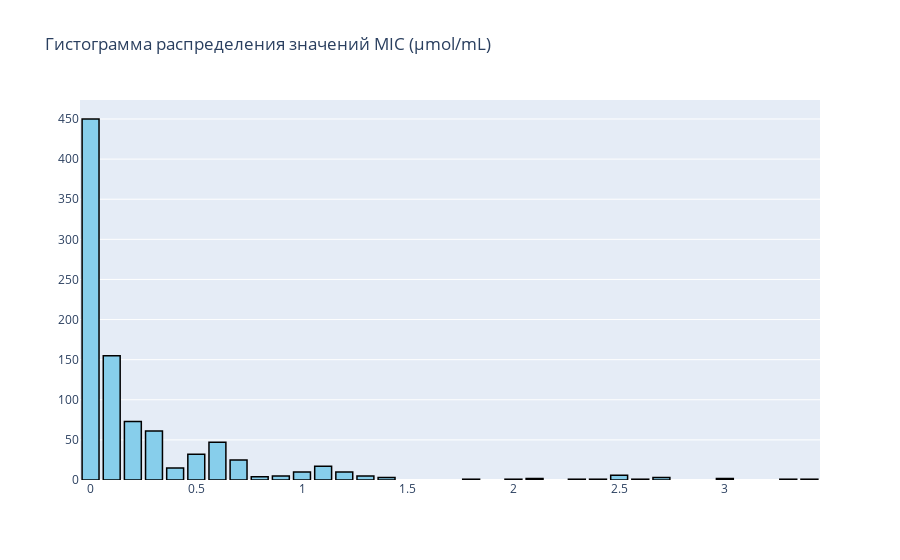

Notebook source saved alongside this figure:
### Code cell
MIC_µmol_mL = "MIC (µmol/mL)"

data = ds_cleaned[MIC_µmol_mL]
hist = go.Histogram(x=data, nbinsx=40, name='Histogram', marker=dict(color='skyblue', line = dict(color='black', width = 1.5)))
layout = go.Layout(bargap=0.2, title='Гистограмма распределения значений MIC (µmol/mL)')
fig = go.Figure(data=[hist], layout=layout)

fig.show()

### Figure 1 — Plotly figure (JSON) as saved in the notebook; plotly's stock layout.template omitted (floating-point values rounded to 4 significant figures; data arrays with more than 128 entries replaced by an {"elided": "..."} marker saying what was removed)
{"data": [{"marker": {"color": "skyblue", "line": {"color": "black", "width": 1.5}}, "name": "Histogram", "nbinsx": 40, "type": "histogram", "x": {"elided": "932 float values"}}], "layout": {"bargap": 0.2, "title": {"text": "Гистограмма распределения значений MIC (µmol/mL)"}}}
